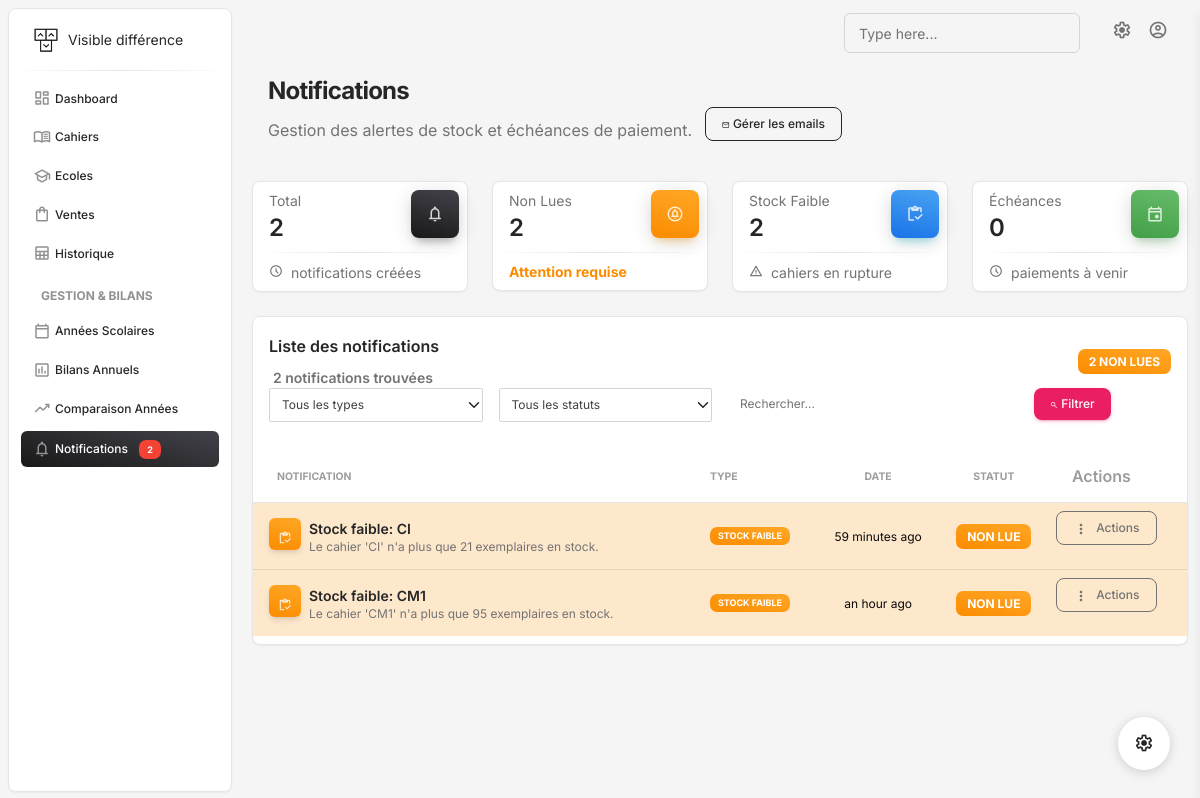
/notifications/, run on the app's committed database.
### gestion/models.py (models this page shows, shortened)
class Notification(models.Model):
    id = models.UUIDField(primary_key=True, default=uuid.uuid4, editable=False)
    type_notification = models.CharField(max_length=20, choices=TypeNotification.choices)
    titre = models.CharField(max_length=255)
    message = models.TextField()
    cahier = models.ForeignKey(Cahiers, on_delete=models.CASCADE, null=True, blank=True)
    vente = models.ForeignKey(Vente, on_delete=models.CASCADE, null=True, blank=True)
    est_lu = models.BooleanField(default=False)
    email_envoye = models.BooleanField(default=False)
    date_creation = models.DateTimeField(auto_now_add=True)
    date_lecture = models.DateTimeField(null=True, blank=True)
    class Meta:
        ordering = ['-date_creation']

### gestion/Views/notifications.py (the view)
# urls.py: path('notifications/', notifications_list, name='notifications_list'),
def notifications_list(request):
    notification_service = NotificationService()
    try:
        notification_service.verifier_notifications()
        notification_service.envoyer_notifications_en_attente()
    except Exception as e:
        print(f"Erreur lors de la vérification automatique des notifications: {e}")
    type_filtre = request.GET.get('type', '')
    statut_filtre = request.GET.get('statut', '')
    recherche = request.GET.get('q', '')
    notifications = Notification.objects.all()
    if type_filtre:
        notifications = notifications.filter(type_notification=type_filtre)
    if statut_filtre == 'lu':
        notifications = notifications.filter(est_lu=True)
    elif statut_filtre == 'non_lu':
        notifications = notifications.filter(est_lu=False)
    if recherche:
        notifications = notifications.filter(
            Q(titre__icontains=recherche) | Q(message__icontains=recherche)
        )
    paginator = Paginator(notifications, 20)
    page_number = request.GET.get('page')
    page_obj = paginator.get_page(page_number)
    stats = {
        'total': Notification.objects.count(),
        'non_lues': Notification.objects.filter(est_lu=False).count(),
        'stock_faible': Notification.objects.filter(type_notification=TypeNotification.STOCK_FAIBLE).count(),
        'echeances': Notification.objects.filter(type_notification=TypeNotification.ECHEANCE_PAIEMENT).count(),
    }
    context = {
        'page_obj': page_obj,
        'stats': stats,
        'type_filtre': type_filtre,
        'statut_filtre': statut_filtre,
        'recherche': recherche,
        'types_notification': TypeNotification.choices,
    }
    return render(request, 'notifications/list.html', context)

### gestion/templates/notifications/list.html (shortened to what this page needs)
{% extends 'base.html' %}
{% load humanize %}
{% load static %}
{% block content %}
<div class="container-fluid py-2">
    <div class="row">
        <div class="col-12">
            <div class="ms-3">
                <h3 class="mb-0 h4 font-weight-bolder">Notifications</h3>
                <p class="mb-4">
                    Gestion des alertes de stock et échéances de paiement.
                    <a href="{% url 'gestion_emails' %}" class="btn btn-outline-dark btn-sm ms-2">
                        <i class="material-symbols-rounded">mail</i>
                        Gérer les emails
                    </a>
                </p>
            </div>
            <div class="row mb-4">
                <div class="col-xl-3 col-sm-6 mb-xl-0 mb-4">
                    <div class="card">
                        <div class="card-header p-2 ps-3">
                            <div class="d-flex justify-content-between">
                                <div>
                                    <p class="text-sm mb-0 text-capitalize">Total</p>
                                    <h4 class="mb-0">{{ stats.total }}</h4>
                                </div>
                                <div class="icon icon-md icon-shape bg-gradient-dark shadow-dark shadow text-center border-radius-lg">
                                    <i class="material-symbols-rounded text-white">notifications</i>
                                </div>
                            </div>
                        </div>
                        <hr class="dark horizontal my-0" />
                        <div class="card-footer p-2 ps-3">
                            <p class="mb-0 text-sm">
                                <i class="material-symbols-rounded text-sm my-auto me-1">schedule</i>
                                notifications créées
                            </p>
                        </div>
                    </div>
                </div>
                <div class="col-xl-3 col-sm-6 mb-xl-0 mb-4">
                    <div class="card">
                        <div class="card-header p-2 ps-3">
                            <div class="d-flex justify-content-between">
                                <div>
                                    <p class="text-sm mb-0 text-capitalize">Non lues</p>
                                    <h4 class="mb-0">{{ stats.non_lues }}</h4>
                                </div>
                                <div class="icon icon-md icon-shape bg-gradient-warning shadow-warning shadow text-center border-radius-lg">
                                    <i class="material-symbols-rounded text-white">circle_notifications</i>
                                </div>
                            </div>
                        </div>
                        <hr class="dark horizontal my-0" />
                        <div class="card-footer p-2 ps-3">
                            <p class="mb-0 text-sm">
                                {% if stats.non_lues > 0 %}
                                    <span class="text-warning font-weight-bolder">Attention requise</span>
                                {% else %}
                                    <span class="text-success font-weight-bolder">Tout est lu</span>
                                {% endif %}
                            </p>
                        </div>
                    </div>
                </div>
                <div class="col-xl-3 col-sm-6 mb-xl-0 mb-4">
                    <div class="card">
                        <div class="card-header p-2 ps-3">
                            <div class="d-flex justify-content-between">
                                <div>
                                    <p class="text-sm mb-0 text-capitalize">Stock faible</p>
                                    <h4 class="mb-0">{{ stats.stock_faible }}</h4>
                                </div>
                                <div class="icon icon-md icon-shape bg-gradient-info shadow-info shadow text-center border-radius-lg">
                                    <i class="material-symbols-rounded text-white">inventory</i>
                                </div>
                            </div>
                        </div>
                        <hr class="dark horizontal my-0" />
                        <div class="card-footer p-2 ps-3">
                            <p class="mb-0 text-sm">
                                <i class="material-symbols-rounded text-sm my-auto me-1">warning</i>
                                cahiers en rupture
                            </p>
                        </div>
                    </div>
                </div>
                <div class="col-xl-3 col-sm-6">
                    <div class="card">
                        <div class="card-header p-2 ps-3">
                            <div class="d-flex justify-content-between">
                                <div>
                                    <p class="text-sm mb-0 text-capitalize">Échéances</p>
                                    <h4 class="mb-0">{{ stats.echeances|default:0 }}</h4>
                                </div>
                                <div class="icon icon-md icon-shape bg-gradient-success shadow-success shadow text-center border-radius-lg">
                                    <i class="material-symbols-rounded text-white">event</i>
                                </div>
                            </div>
                        </div>
                        <hr class="dark horizontal my-0" />
                        <div class="card-footer p-2 ps-3">
                            <p class="mb-0 text-sm">
                                <i class="material-symbols-rounded text-sm my-auto me-1">schedule</i>
                                paiements à venir
                            </p>
                        </div>
                    </div>
                </div>
            </div>
        </div>
    </div>
    <div class="row mb-4">
        <div class="col-12">
            <div class="card">
                <div class="card-header pb-0">
                    <div class="row">
                        <div class="col-lg-6 col-7">
                            <h6>Liste des notifications</h6>
                            <p class="text-sm mb-0">
                                <span class="font-weight-bold ms-1">{{ page_obj.paginator.count }} notifications trouvées</span>
                            </p>
                        </div>
                        <div class="col-lg-6 col-5 my-auto text-end">
                            {% if stats.non_lues > 0 %}
                                <span class="badge bg-gradient-warning">{{ stats.non_lues }} non lues</span>
                            {% else %}
                                <span class="badge bg-gradient-success">Tout lu</span>
                            {% endif %}
                        </div>
                    </div>
                </div>
                <div class="card-body px-0 pt-0 pb-2">
                    <div class="row mb-3 px-3">
                        <div class="col-12">
                            <form method="get" class="row g-3">
                                <div class="col-md-3">
                                    <select name="type" class="form-select form-select-sm">
                                        <option value="">Tous les types</option>
                                    </select>
                                </div>
                                <div class="col-md-3">
                                    <select name="statut" class="form-select form-select-sm">
                                        <option value="">Tous les statuts</option>
                                    </select>
                                </div>
                                <div class="col-md-4">
                                    <input type="text" name="q" class="form-control form-control-sm"
                                           placeholder="Rechercher..." value="{{ recherche }}">
                                </div>
                                <div class="col-md-2">
                                    <button type="submit" class="btn btn-primary btn-sm">
                                        <i class="material-symbols-rounded text-white">search</i>
                                        Filtrer
                                    </button>
                                </div>
                            </form>
                        </div>
                    </div>
                    <div class="table-responsive p-0" style="overflow: visible;">
                        <table class="table align-items-center mb-0">
                            <thead>
                                <tr>
                                    <th class="text-uppercase text-secondary text-xxs font-weight-bolder opacity-7">
                                        Notification
                                    </th>
                                    <th class="text-uppercase text-secondary text-xxs font-weight-bolder opacity-7 ps-2">
                                        Type
                                    </th>
                                    <th class="text-center text-uppercase text-secondary text-xxs font-weight-bolder opacity-7">
                                        Date
                                    </th>
                                    <th class="text-center text-uppercase text-secondary text-xxs font-weight-bolder opacity-7">
                                        Statut
                                    </th>
                                    <th class="text-secondary opacity-7">Actions</th>
                                </tr>
                            </thead>
                            <tbody>
                                {% for notification in page_obj %}
                                <tr id="notification-{{ notification.id }}" {% if not notification.est_lu %}class="table-warning"{% endif %}>
                                    <td>
                                        <div class="d-flex px-2 py-1">
                                            <div>
                                                <div class="icon icon-shape icon-sm shadow border-radius-md {% if notification.type_notification == 'stock_faible' %}bg-gradient-warning{% else %}bg-gradient-info{% endif %} text-center me-2 d-flex align-items-center justify-content-center">
                                                    <i class="material-symbols-rounded text-white">
                                                    </i>
                                                </div>
                                            </div>
                                            <div class="d-flex flex-column justify-content-center">
                                                <h6 class="mb-0 text-sm">{{ notification.titre }}</h6>
                                                <p class="text-xs text-secondary mb-0">
                                                    {{ notification.message|truncatechars:80 }}
                                                </p>
                                            </div>
                                        </div>
                                    </td>
                                    <td>
                                        <p class="text-xs font-weight-bold mb-0">
                                            <span class="badge badge-sm {% if notification.type_notification == 'stock_faible' %}bg-gradient-warning{% else %}bg-gradient-info{% endif %}">
                                                {{ notification.get_type_notification_display }}
                                            </span>
                                        </p>
                                    </td>
                                    <td class="align-middle text-center text-sm">
                                        <span class="text-xs">
                                            {{ notification.date_creation|naturaltime }}
                                        </span>
                                    </td>
                                    <td class="align-middle text-center">
                                        {% if notification.est_lu %}
                                            <span class="badge badge-sm bg-gradient-success">Lue</span>
                                        {% else %}
                                            <span class="badge badge-sm bg-gradient-warning">Non lue</span>
                                        {% endif %}
                                    </td>
                                    <td class="align-middle position-relative">
                                        <div class="dropdown">
                                            <button class="btn btn-outline-secondary btn-sm" data-bs-toggle="dropdown" aria-expanded="false">
                                                <i class="material-symbols-rounded me-1" style="font-size: 16px;">more_vert</i>
                                                Actions
                                            </button>
                                        </div>
                                    </td>
                                </tr>
                                {% endfor %}
                            </tbody>
                        </table>
                    </div>
                </div>
            </div>
        </div>
    </div>
</div>
{% endblock %}

### data on the page
Notification: titre "Stock faible: CI", message "Le cahier 'CI' n'a plus que 21 exemplaires en stock.", type_notification "STOCK FAIBLE", date_creation "59 minutes ago", est_lu "NON LUE"
Notification: titre "Stock faible: CM1", message "Le cahier 'CM1' n'a plus que 95 exemplaires en stock.", type_notification "STOCK FAIBLE", date_creation "an hour ago", est_lu "NON LUE"

### other printed values
{{ stats.total }} "2"
{{ stats.non_lues }} "2"
{{ stats.stock_faible }} "2"
{{ stats.echeances|default:0 }} "0"
{{ page_obj.paginator.count }} "2"
